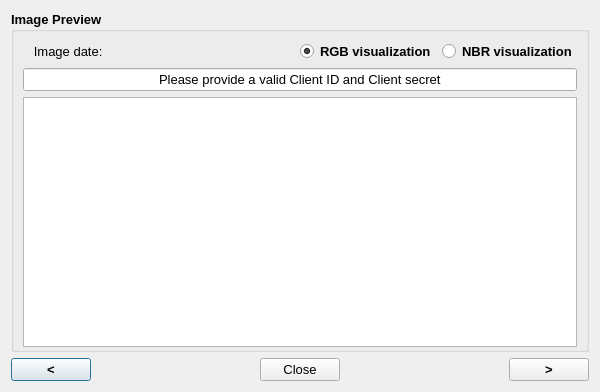
<?xml version="1.0" encoding="UTF-8"?>
<ui version="4.0">
 <class>Layer_Preview</class>
 <widget class="QDialog" name="Layer_Preview">
  <property name="geometry">
   <rect>
    <x>0</x>
    <y>0</y>
    <width>600</width>
    <height>392</height>
   </rect>
  </property>
  <property name="sizePolicy">
   <sizepolicy hsizetype="Expanding" vsizetype="Expanding">
    <horstretch>0</horstretch>
    <verstretch>0</verstretch>
   </sizepolicy>
  </property>
  <property name="minimumSize">
   <size>
    <width>600</width>
    <height>300</height>
   </size>
  </property>
  <property name="windowTitle">
   <string>Layer_Preview</string>
  </property>
  <layout class="QGridLayout" name="gridLayout">
   <item row="3" column="0">
    <layout class="QGridLayout" name="gridLayout_4">
     <item row="0" column="0" alignment="Qt::AlignLeft">
      <widget class="QPushButton" name="leftButton">
       <property name="font">
        <font>
         <pointsize>10</pointsize>
         <weight>75</weight>
         <bold>true</bold>
        </font>
       </property>
       <property name="text">
        <string>&lt;</string>
       </property>
      </widget>
     </item>
     <item row="0" column="2" alignment="Qt::AlignRight">
      <widget class="QPushButton" name="rightButton">
       <property name="font">
        <font>
         <pointsize>10</pointsize>
         <weight>75</weight>
         <bold>true</bold>
        </font>
       </property>
       <property name="text">
        <string>&gt;</string>
       </property>
      </widget>
     </item>
     <item row="0" column="1">
      <widget class="QPushButton" name="btnClose">
       <property name="sizePolicy">
        <sizepolicy hsizetype="Fixed" vsizetype="Fixed">
         <horstretch>0</horstretch>
         <verstretch>0</verstretch>
        </sizepolicy>
       </property>
       <property name="palette">
        <palette>
         <active>
          <colorrole role="PlaceholderText">
           <brush brushstyle="SolidPattern">
            <color alpha="128">
             <red>85</red>
             <green>170</green>
             <blue>255</blue>
            </color>
           </brush>
          </colorrole>
         </active>
         <inactive>
          <colorrole role="PlaceholderText">
           <brush brushstyle="SolidPattern">
            <color alpha="128">
             <red>85</red>
             <green>170</green>
             <blue>255</blue>
            </color>
           </brush>
          </colorrole>
         </inactive>
         <disabled>
          <colorrole role="PlaceholderText">
           <brush brushstyle="SolidPattern">
            <color alpha="128">
             <red>85</red>
             <green>170</green>
             <blue>255</blue>
            </color>
           </brush>
          </colorrole>
         </disabled>
        </palette>
       </property>
       <property name="font">
        <font>
         <pointsize>10</pointsize>
         <weight>50</weight>
         <bold>false</bold>
        </font>
       </property>
       <property name="layoutDirection">
        <enum>Qt::LeftToRight</enum>
       </property>
       <property name="text">
        <string>Close</string>
       </property>
      </widget>
     </item>
    </layout>
   </item>
   <item row="0" column="0">
    <widget class="QGroupBox" name="groupBox">
     <property name="sizePolicy">
      <sizepolicy hsizetype="Expanding" vsizetype="Expanding">
       <horstretch>0</horstretch>
       <verstretch>0</verstretch>
      </sizepolicy>
     </property>
     <property name="font">
      <font>
       <pointsize>10</pointsize>
       <weight>75</weight>
       <bold>true</bold>
      </font>
     </property>
     <property name="title">
      <string>Image Preview  </string>
     </property>
     <property name="flat">
      <bool>false</bool>
     </property>
     <property name="checkable">
      <bool>false</bool>
     </property>
     <layout class="QGridLayout" name="gridLayout_2">
      <item row="1" column="0">
       <widget class="QLineEdit" name="lineEdit">
        <property name="palette">
         <palette>
          <active>
           <colorrole role="WindowText">
            <brush brushstyle="SolidPattern">
             <color alpha="255">
              <red>255</red>
              <green>0</green>
              <blue>0</blue>
             </color>
            </brush>
           </colorrole>
          </active>
          <inactive>
           <colorrole role="WindowText">
            <brush brushstyle="SolidPattern">
             <color alpha="255">
              <red>255</red>
              <green>0</green>
              <blue>0</blue>
             </color>
            </brush>
           </colorrole>
          </inactive>
          <disabled>
           <colorrole role="WindowText">
            <brush brushstyle="SolidPattern">
             <color alpha="255">
              <red>120</red>
              <green>120</green>
              <blue>120</blue>
             </color>
            </brush>
           </colorrole>
          </disabled>
         </palette>
        </property>
        <property name="font">
         <font>
          <pointsize>10</pointsize>
          <weight>50</weight>
          <bold>false</bold>
         </font>
        </property>
        <property name="text">
         <string>Please provide a valid Client ID and Client secret</string>
        </property>
        <property name="alignment">
         <set>Qt::AlignCenter</set>
        </property>
        <property name="readOnly">
         <bool>true</bool>
        </property>
       </widget>
      </item>
      <item row="3" column="0">
       <widget class="QGraphicsView" name="graphicsView">
        <property name="minimumSize">
         <size>
          <width>550</width>
          <height>250</height>
         </size>
        </property>
       </widget>
      </item>
      <item row="0" column="0">
       <layout class="QHBoxLayout" name="horizontalLayout_6">
        <item>
         <widget class="QLabel" name="label_imageDate">
          <property name="font">
           <font>
            <pointsize>10</pointsize>
            <weight>50</weight>
            <bold>false</bold>
           </font>
          </property>
          <property name="text">
           <string>   Image date: </string>
          </property>
         </widget>
        </item>
        <item>
         <spacer name="horizontalSpacer">
          <property name="orientation">
           <enum>Qt::Horizontal</enum>
          </property>
          <property name="sizeHint" stdset="0">
           <size>
            <width>40</width>
            <height>20</height>
           </size>
          </property>
         </spacer>
        </item>
        <item>
         <widget class="QRadioButton" name="radioButton_RGB">
          <property name="text">
           <string>RGB visualization</string>
          </property>
          <property name="checked">
           <bool>true</bool>
          </property>
         </widget>
        </item>
        <item>
         <widget class="QRadioButton" name="radioButton_NBR">
          <property name="text">
           <string>NBR visualization</string>
          </property>
         </widget>
        </item>
       </layout>
      </item>
     </layout>
    </widget>
   </item>
  </layout>
 </widget>
 <resources/>
 <connections/>
</ui>
